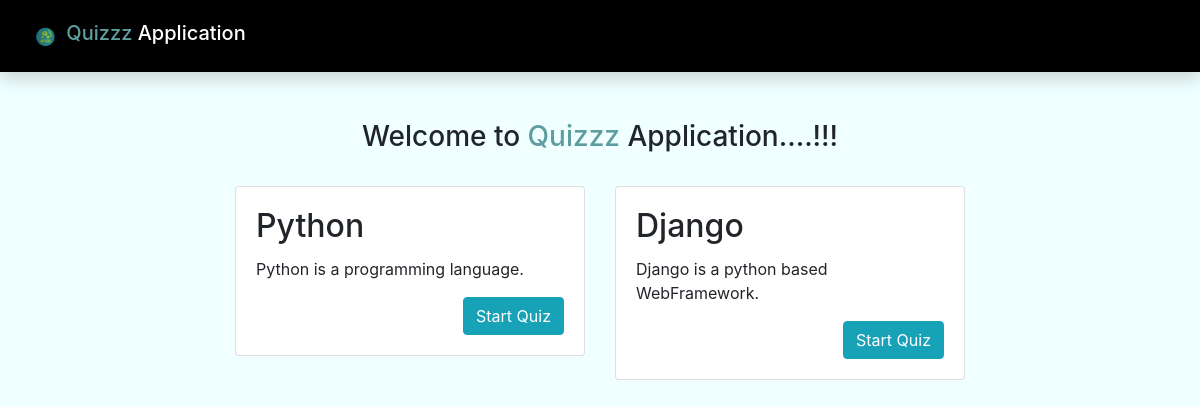
The app's page /, older data.
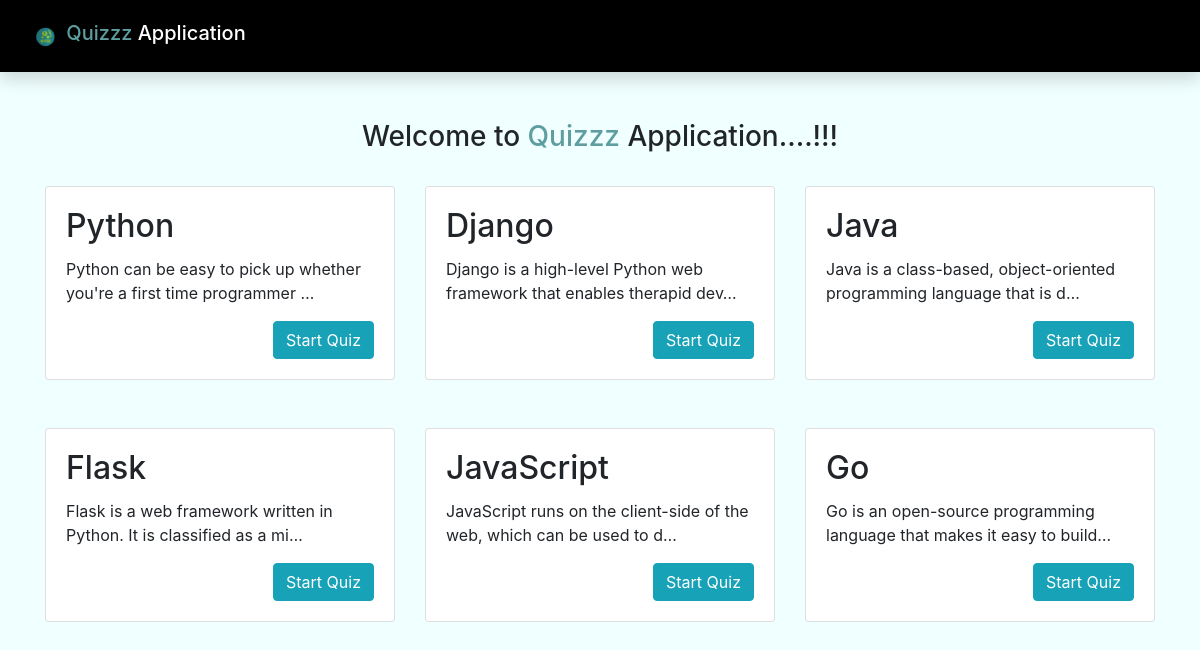
The same page, newer data.
### App/models.py (models this page shows, shortened)
class Course(models.Model):
    course_name = models.CharField(max_length=100)
    description = models.TextField(max_length=600, blank=True)

### App/views.py (the view)
# urls.py: path('', home, name='home'),
def home(request):
    courses = Course.objects.all()
    context = {'courses': courses}
    return render(request, 'home.html', context)

### templates/home.html
{% extends 'base.html' %}
{% block content %}
<div class="container">
    <br><br><h3 class="welcome-message text-center "> Welcome to <span style="color: cadetblue" >Quizzz</span> Application....!!!</h3>
    <div class="row justify-content-center row-cols-1 row-cols-sm-2 row-cols-md-3">
        {% for course in courses %}
            <div class="col mb-4">
                <br>
                <div class="card ">
                    <div class="card-body ">
                        <h2 class="card-title">{{course.course_name}}</h2>
                        <p class="card-text">{{course.description|truncatechars:70}}</p>
                        <a class="btn btn-info float-right" href="{% url 'quiz' course.id %}"
                           role="button">Start Quiz </a>
                    </div>
                </div>
            </div>
        {% endfor %}
    </div>
</div>
{% endblock %}

### templates/base.html (shortened to what this page needs)
{% load static %}
<html lang="en">
  <head>
    <link rel="stylesheet" href="https://stackpath.bootstrapcdn.com/bootstrap/4.5.2/css/bootstrap.min.css">
  </head>
  <body style="background-color: azure  ">
    <nav class="navbar navbar-expand-lg navbar-dark shadow" style="background-color:black;">
        <div class="container-fluid">
            <h5><a class="navbar-brand mt-2" href="{%url 'home' %}">
                <img src="{% static 'images/pngegg.png' %}" width="30" height="30" class="d-inline-block align-top" style="margin-0px; padding:0px;" alt="">
                <span style="color: cadetblue" >Quizzz</span> Application</a>
            </h5>
        </div>
    </nav>
    <div>
        {% block content %}
        {% endblock %}
    </div>
  </body>
</html>

Row changes from the older to the newer data that the page shows:
changed Course "Python": description "Python is a programming language." → "Python can be easy to pick up whether you're a first time programmer …"
changed Course "Django": description "Django is a python based WebFramework." → "Django is a high-level Python web framework that enables therapid dev…"
added Course: course_name "Java", description "Java is a class-based, object-oriented programming language that is d…"
added Course: course_name "Flask", description "Flask is a web framework written in Python. It is classified as a mi…"
added Course: course_name "JavaScript", description "JavaScript runs on the client-side of the web, which can be used to d…"
added Course: course_name "Go", description "Go is an open-source programming language that makes it easy to build…"
